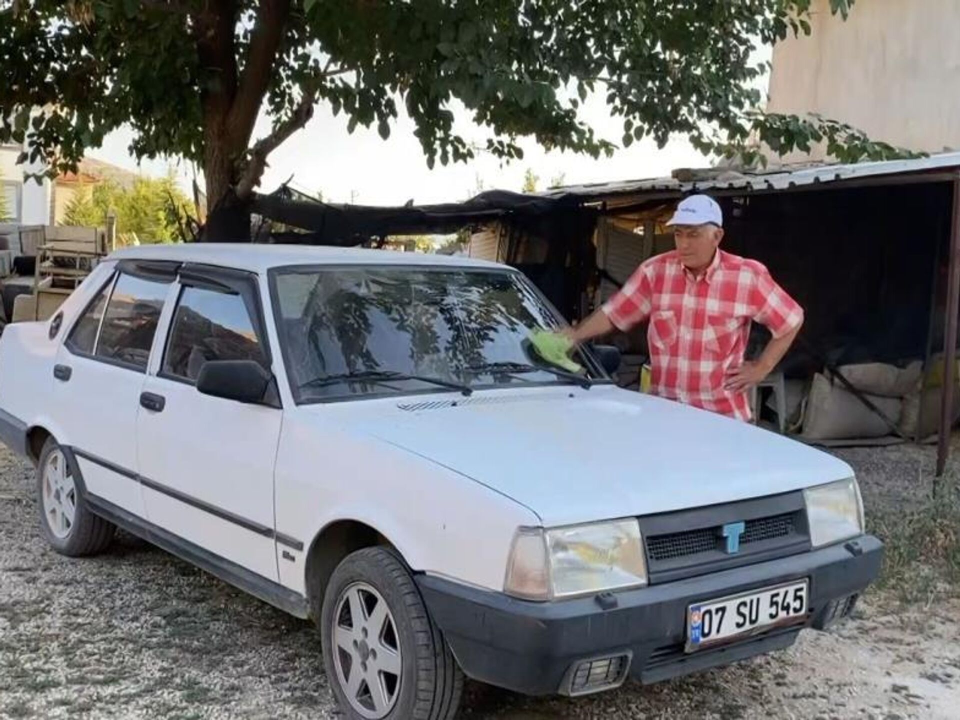
#> input picture Plaka_tanima/foto_2/tofas.jpg, 1920 x 1440 px, found by its file name (shown at 1/2 size)
$ python tez7.py
#> lines starting #> are read from the running program, lines starting #| are printed output that depends on the picture; after the words box and inside, x2 and y2 are one past the last pixel; in counts of white or black regions, pixels touching at a corner belong together
import cv2
import numpy as np

kernel = np.ones((4,4),np.uint8)
im_in = cv2.imread("tofas.jpg")
#> im_in is the input picture: shape (1440, 1920, 3); mean B, G, R 113.1, 111.9, 111.6
im_in = cv2.resize(im_in,(700,500))
#> im_in: shape (500, 700, 3)
input_image = cv2.cvtColor(im_in, cv2.COLOR_BGR2GRAY)
kernel_a = np.ones((3,3),np.uint8)

input_image = cv2.medianBlur(input_image,ksize=5)
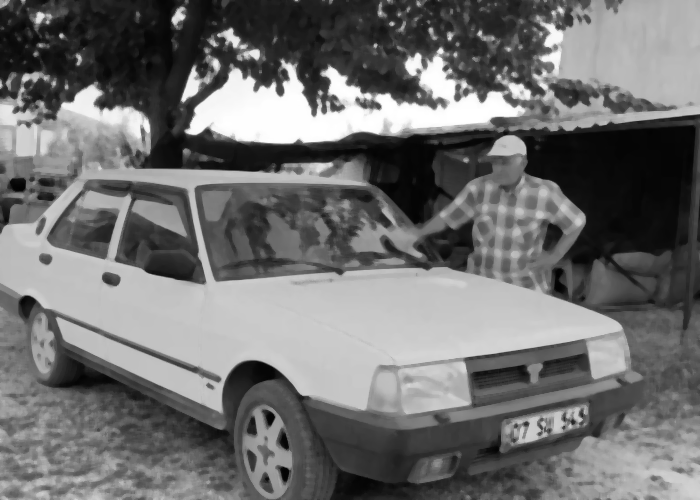
#> input_image: shape (500, 700); min 2, max 255, mean 111.5
cv2.imshow("original", im_in)
cv2.imshow("blur", input_image)
cv2.waitKey()


th, im_th = cv2.threshold(input_image, 100, 255, cv2.THRESH_BINARY_INV)
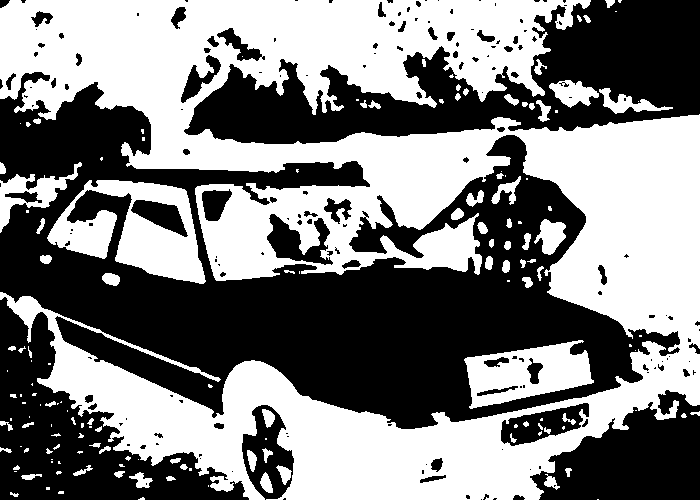
#> im_th: shape (500, 700); 50% white; 174 black regions (108 under 20 px), largest, box (x1, y1, x2, y2) and area: (0, 72, 680, 429) 96782, (184, 0, 700, 144) 34646, (0, 297, 249, 500) 18652


im_floodfill = im_th.copy()

h, w = im_th.shape[:2]
#> h = 500; w = 700
mask = np.zeros((h + 2, w + 2), np.uint8)

cv2.floodFill(im_floodfill, mask, (0, 0), 255); #
im_floodfill_inv = cv2.bitwise_not(im_floodfill)
im_out = im_th | im_floodfill_inv
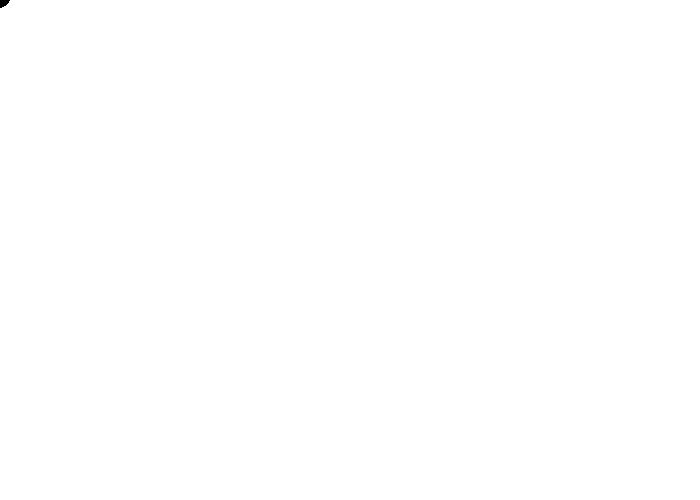
#> im_out: shape (500, 700); 100% white; 1 black region, box (x1, y1, x2, y2) and area: (0, 0, 10, 8) 55


cv2.imshow("Inverted Floodfilled Image", im_floodfill_inv)
cv2.waitKey()

thresh = cv2.morphologyEx(im_floodfill_inv,cv2.MORPH_CLOSE,kernel_a,iterations=1)
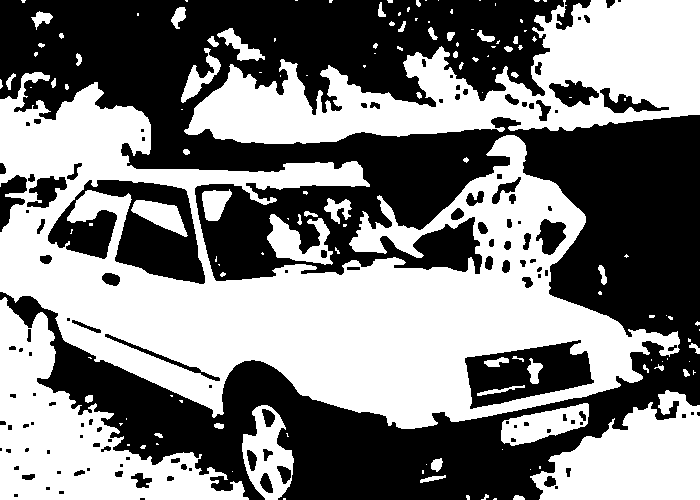
#> thresh: shape (500, 700); 50.4% white; 125 black regions (50 under 20 px)
cv2.imshow("closeing",thresh)
cv2.waitKey()

contours, hierarchy = cv2.findContours(thresh, cv2.RETR_TREE, cv2.CHAIN_APPROX_SIMPLE)
#> contours = 253 contours, 128 with area under 20; largest, box (x1, y1, x2, y2) and area: (0, 72, 680, 429) 114576, (184, 0, 700, 144) 36007, (0, 297, 249, 500) 19495, (530, 390, 700, 500) 11534, (47, 179, 206, 285) 9568
contours = sorted(contours, key=cv2.contourArea, reverse=True)
sayı = 0
for i in contours:
    sayı = sayı + 1
    if ( sayı < 10):
        print(sayı)
        rect = cv2.minAreaRect(i)
        kutu = cv2.boxPoints(rect)
        kutu = np.int64(kutu)

        minx = np.min(kutu[:, 0])
        miny = np.min(kutu[:, 1])
        maxx = np.max(kutu[:, 0])
        maxy = np.max(kutu[:, 1])

        copy = thresh[miny:maxy, minx:maxx].copy()
        #copy = cv2.resize(copy,(500,300))
        cv2.imshow("copy",copy)
        cv2.waitKey()

        toplam_pixeler = copy.shape[0] * copy.shape[1]
        siyah_pixeler = cv2.countNonZero(copy)
        beyaz_pixeler = toplam_pixeler - siyah_pixeler

        if (toplam_pixeler > 0):

            oran = beyaz_pixeler / toplam_pixeler
            print(f"Siyah pixel oranı: {oran:.2f}")
        if(toplam_pixeler <= 0):
            oran = 1
            print(f"Siyah pixel oranı: {oran:.2f}")

        W = maxx - minx
        H = maxy - miny
        oran2 = W/H
        oran3 = H*W
        oran4 = H / W
        print("kontur oranı:",oran2)
        print("alan: ",oran3 )
        if (16000 > oran3 > 500):
            if (oran < 0.5) and (oran2 > 2.6) and (oran4 > 0.30):
                a = cv2.drawContours(im_in, [kutu], 0, (0, 255, 0), 2)
                cv2.imshow("contours", a)
                cv2.waitKey(0)
                print("plaka bulundu")
            else:

                a = cv2.drawContours(im_in, [kutu], 0, (0, 0, 255), 2)
                cv2.imshow("contours", a)
                cv2.waitKey(0)
                print("plaka bulunamadı")
#> this loop made 253 passes
#> (rect, kutu, minx, miny, maxx, maxy, toplam_pixeler, siyah_pixeler) on passes 1 to 5: (((333.1, 272), (319.3, 706.1), -82.41), [[661, 476], [-37, 383], [4, 67], [704, 160]], -37, 67, 704, 476, 15133, 4997), (((441.8, 71.12), (520.8, 130.3), -2.79), [[184, 148], [178, 18], [698, -6], [705, 123]], 178, -6, 705, 148, 0, 0), (((124, 398), (202, 248), -90), [[248, 499], [0, 499], [0, 297], [248, 297]], 0, 297, 248, 499, 50096, 33971), (((614.5, 444.5), (109, 169), -90), [[698, 499], [529, 499], [529, 390], [698, 390]], 529, 390, 698, 499, 18421, 13388), (((133.6, 223.7), (91.98, 164.4), -77.74), [[204, 286], [43, 251], [63, 161], [223, 196]], 43, 161, 223, 286, 22500, 11461)
#> (printed output is left out)
#> pass 3, `copy = thresh[miny:maxy, minx:maxx].copy()`:
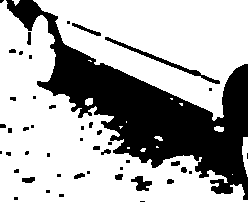
#> copy: shape (202, 248); 67.8% white; 46 black regions (25 under 20 px), largest, box (x1, y1, x2, y2) and area: (6, 0, 248, 200) 14596, (105, 37, 220, 84) 457, (131, 176, 152, 191) 176
#> after the loop:
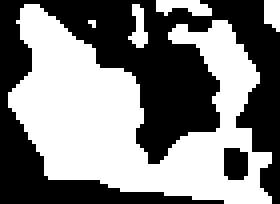
#> copy: shape (51, 70) (shown 4 times larger); 50.1% white; 2 black regions, box (x1, y1, x2, y2) and area: (0, 0, 70, 51) 1738, (56, 37, 62, 45) 44
#> after the loop:
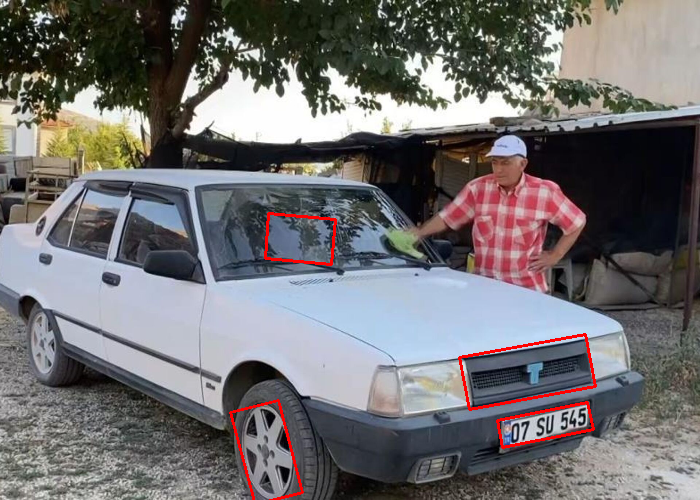
#> im_in: shape (500, 700, 3); mean B, G, R 111.9, 110.8, 112.9
#> after the loop, sayı = 253
